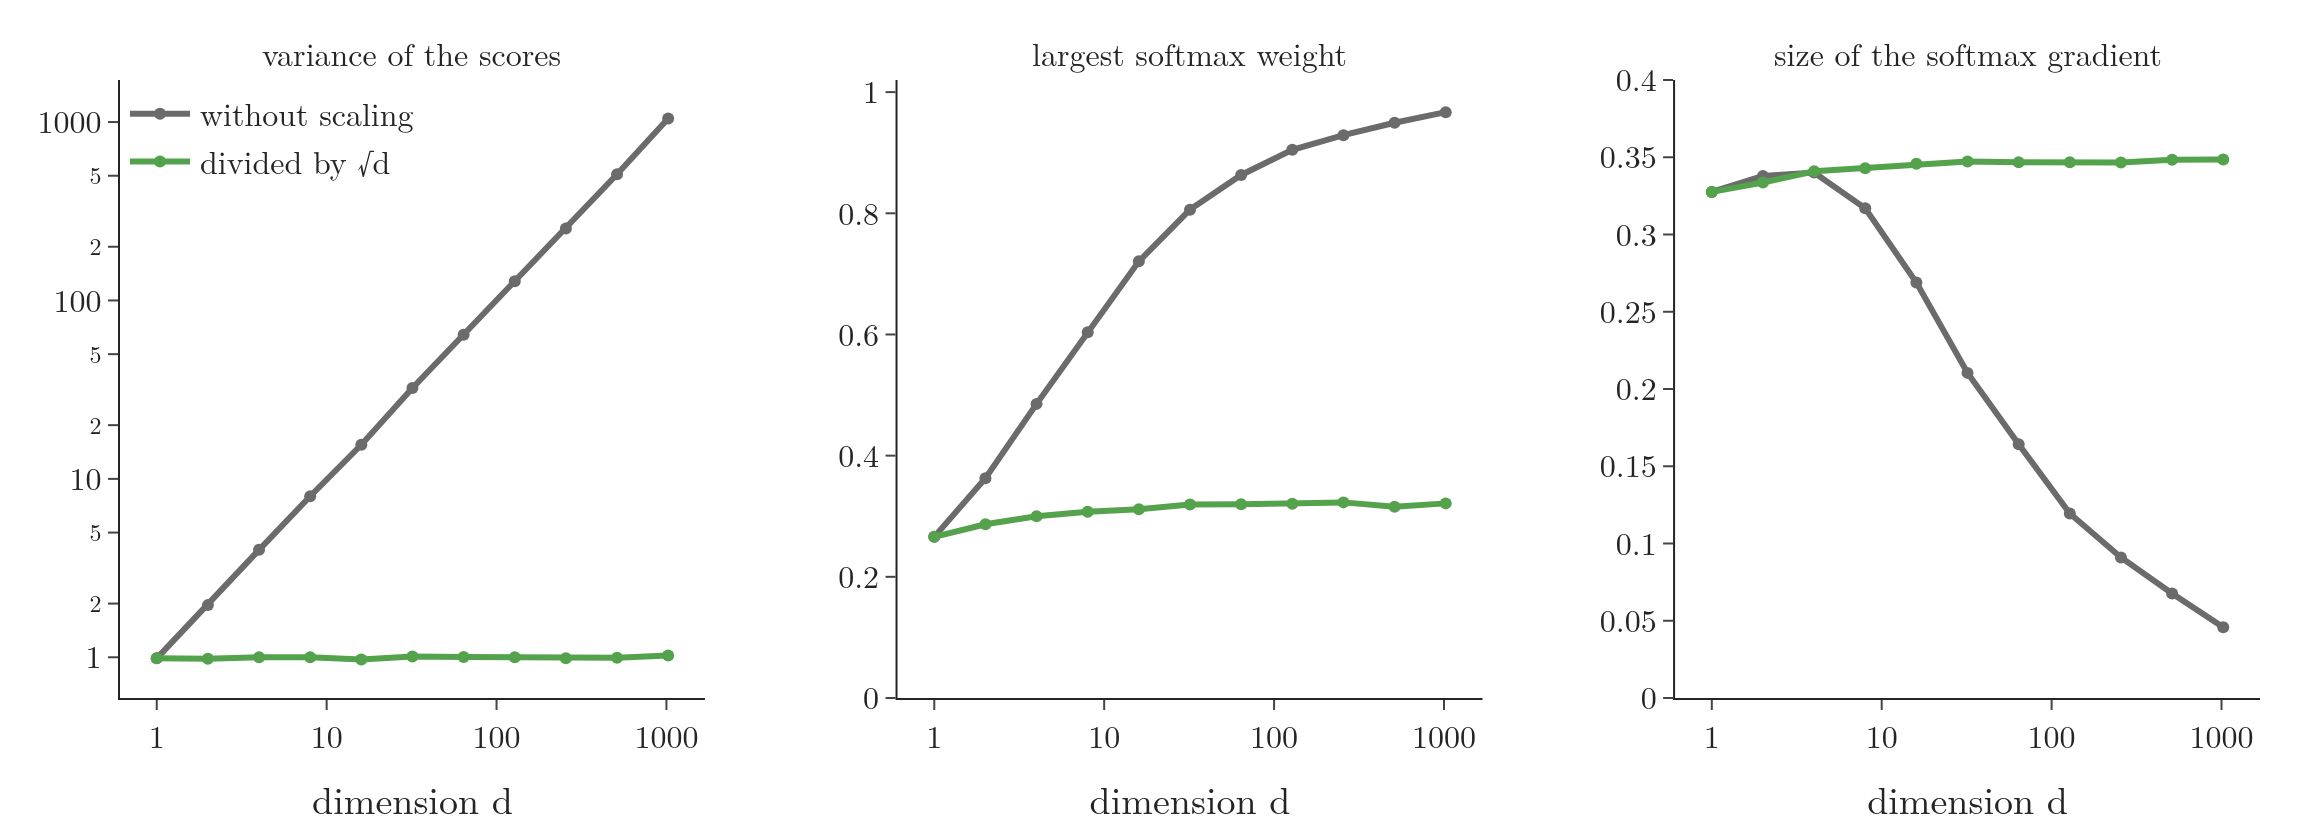

Reproduce this figure in Python.
"""Left: variance of q.k against d, before and after scaling. Middle: mean largest softmax weight (10 keys).
Right: mean size of the softmax Jacobian, the gradient that passes back through the softmax (Plotly)."""
from pathlib import Path
import pandas as pd
import plotly.graph_objects as go
from plotly.subplots import make_subplots
from common import GREEN, GREY, FONT

here = Path(__file__).parent
v = pd.read_csv(here.parent / "data" / "variance_vs_d.csv")
s = pd.read_csv(here.parent / "data" / "saturation.csv")
fig = make_subplots(1, 3, subplot_titles=["variance of the scores", "largest softmax weight",
                                          "size of the softmax gradient"], horizontal_spacing=0.09)
for name, col, c in (("without scaling", "var_dot", GREY), ("divided by √d", "var_scaled", GREEN)):
    fig.add_trace(go.Scatter(x=v.d, y=v[col], name=name, mode="lines+markers", line=dict(color=c, width=3)), 1, 1)
for k, col in ((2, "max_weight"), (3, "jacobian_norm")):
    for ver, c in (("unscaled", GREY), ("scaled", GREEN)):
        t = s[s.version == ver]
        fig.add_trace(go.Scatter(x=t.d, y=t[col], showlegend=False, mode="lines+markers",
                                 line=dict(color=c, width=3)), 1, k)
fig.update_xaxes(type="log", title_text="dimension d", dtick=1)
fig.update_yaxes(type="log", row=1, col=1)
fig.update_yaxes(range=[0, 1.02], row=1, col=2)
fig.update_yaxes(range=[0, 0.4], row=1, col=3)
fig.update_layout(template="simple_white", width=1150, height=420, font=FONT,
                  legend=dict(x=0.0, y=1.0), margin=dict(l=60, r=20, t=40, b=60))
fig.write_image(here / "saturation.png", scale=2)
fig.write_image(here / "saturation.pdf")
